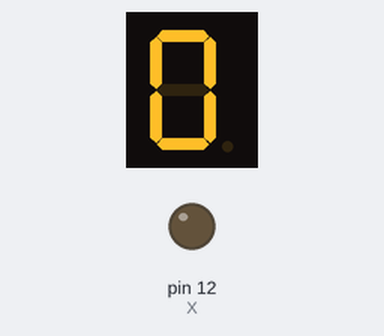
A sketch run on a simulated Arduino Uno, built with avr-gcc and run on an emulated ATmega328P. On the bench: 1-digit seven-segment display, output pins drawn as LEDs (lit = HIGH). Wiring (inferred from the names in the program): 1-digit 7-segment display, segments lit when HIGH: segments pin 2, pin 3, pin 4, pin 5, pin 6, pin 7, pin 8. The segment pins are drawn as the display they are named for; pins used as bus, display or sensor lines are not drawn.

Above: at 0.1 s.
At 1.1 s:
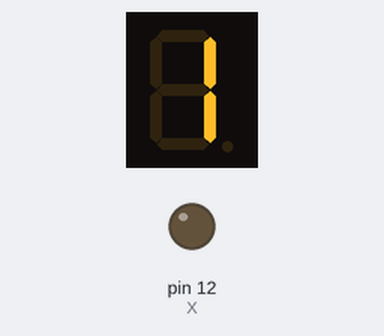
At 2.1 s:
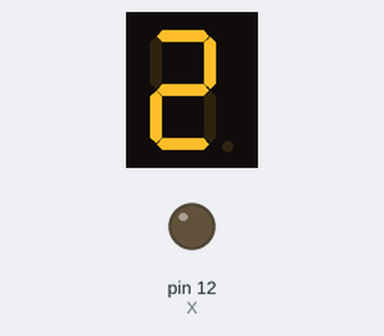
At 4.1 s:
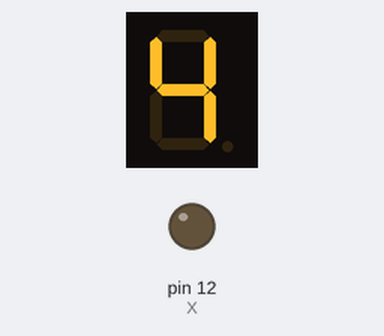
At 6.1 s:
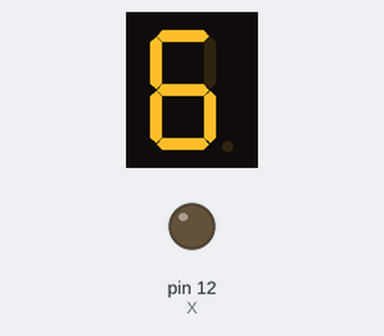
At 9.1 s:
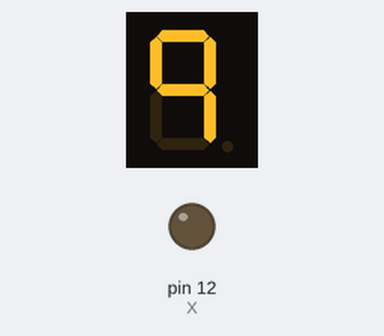

Measured:
- what the display in image 1 shows lasts 1.0 s, from 1.0 s to 2.0 s

The sketch:

Display_7.ino
```cpp
#define A 2
#define B 3
#define C 4
#define D 5
#define E 6
#define F 7
#define G 8
#define X 12 //virgula

void configurarPinos() {
  pinMode(A, OUTPUT);
  pinMode(B, OUTPUT);
  pinMode(C, OUTPUT);
  pinMode(D, OUTPUT);
  pinMode(E, OUTPUT);
  pinMode(F, OUTPUT);
  pinMode(G, OUTPUT);
  pinMode(X, OUTPUT);
}

void Clear(){
  digitalWrite(A, LOW);
  digitalWrite(B, LOW);
  digitalWrite(C, LOW);
  digitalWrite(D, LOW);
  digitalWrite(E, LOW);
  digitalWrite(F, LOW);
  digitalWrite(G, LOW);
}

void Number_1(){
  digitalWrite(B, HIGH);
  digitalWrite(C, HIGH);
}

void Number_2(){
  digitalWrite(A, HIGH);
  digitalWrite(B, HIGH);
  digitalWrite(G, HIGH);
  digitalWrite(E, HIGH);
  digitalWrite(D, HIGH);
}

void Number_3(){
  digitalWrite(A, HIGH);
  digitalWrite(B, HIGH);
  digitalWrite(G, HIGH);
  digitalWrite(C, HIGH);
  digitalWrite(D, HIGH);
}

void Number_4(){
  digitalWrite(F, HIGH);
  digitalWrite(G, HIGH);
  digitalWrite(B, HIGH);
  digitalWrite(C, HIGH);
}

void Number_5(){
  digitalWrite(A, HIGH);
  digitalWrite(F, HIGH);
  digitalWrite(G, HIGH);
  digitalWrite(C, HIGH);
  digitalWrite(D, HIGH);
}

void Number_6(){
  digitalWrite(A, HIGH);
  digitalWrite(F, HIGH);
  digitalWrite(G, HIGH);
  digitalWrite(C, HIGH);
  digitalWrite(D, HIGH);
  digitalWrite(E, HIGH);
}

void Number_7(){
  digitalWrite(A, HIGH);
  digitalWrite(B, HIGH);
  digitalWrite(C, HIGH);
}

void Number_8(){
  digitalWrite(A, HIGH);
  digitalWrite(B, HIGH);
  digitalWrite(C, HIGH);
  digitalWrite(D, HIGH);
  digitalWrite(E, HIGH);
  digitalWrite(F, HIGH);
  digitalWrite(G, HIGH);
}

void Number_9(){
  digitalWrite(A, HIGH);
  digitalWrite(B, HIGH);
  digitalWrite(C, HIGH);
  digitalWrite(F, HIGH);
  digitalWrite(G, HIGH);
}

void Number_0(){
  digitalWrite(A, HIGH);
  digitalWrite(B, HIGH);
  digitalWrite(C, HIGH);
  digitalWrite(D, HIGH);
  digitalWrite(E, HIGH);
  digitalWrite(F, HIGH);
}

void setup() {
  configurarPinos();
  Number_0();
  delay(1000);
  Clear();

  Number_1();
  delay(1000);
  Clear();

  Number_2();
  delay(1000);
  Clear();

  Number_3();
  delay(1000);
  Clear();

  Number_4();
  delay(1000);
  Clear();

  Number_5();
  delay(1000);
  Clear();

  Number_6();
  delay(1000);
  Clear();

  Number_7();
  delay(1000);
  Clear();

  Number_8();
  delay(1000);
  Clear();

  Number_9();
  delay(1000);
  Clear();
}

void loop() {
  // put your main code here, to run repeatedly:

}
```
